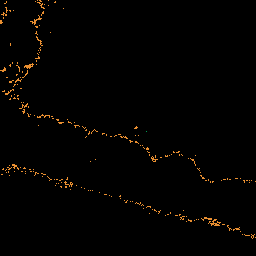
#> input picture experiments/multiclass-segmentation/4-inference/inferences/1_diff.png, 256 x 256 px
$ python -i feature_extraction.py   (imports and definitions only)   (older library calls are emulated)
#> lines starting #> are read from the running program, lines starting #| are printed output that depends on the picture
### dam_segmentation/utils.py
import logging
import os

import cv2
import numpy as np

from dam_segmentation.settings import MASK_COLORS, SEGMENTATION_CLASSES


def logger_setup(to_file=True):
#> further down, picture is the input picture: shape (256, 256, 3); mean B, G, R 0.7, 1.9, 3.1
    log_fmt = "%(asctime)s - %(levelname)s - %(message)s"
    if to_file:
        log_file = "../../logs.log"
    else:
        log_file = None
    logging.basicConfig(level=logging.INFO, format=log_fmt, filename=log_file)
    logger = logging.getLogger(__name__)
    return logger


# [48 lines left out: functions rgb_to_mask, mask_to_rgb, create_directory, not called in this run]

### dam_segmentation/feature_extraction.py
import itertools
from glob import glob

import cv2
import numpy as np
import pandas as pd
import tifffile
from ms_image_tool.image import Image
from scipy import ndimage as nd
from skimage.filters import prewitt, roberts, scharr, sobel

from dam_segmentation.utils import logger_setup, rgb_to_mask

logger = logger_setup(to_file=False)


class Features:
    # [83 lines left out: functions __init__, extract_features, original_shape, create_dataset, not called in this run]


def extract_filter_features(image: np.ndarray) -> pd.DataFrame:
    """
    Generates a dataframes containing image features acquired from a set of filters.
    """

    filter_features = pd.DataFrame()
    filter_features["canny"] = canny_filter(image).reshape(-1)
    filter_features["laplacian"] = laplacian_filter(image).reshape(-1)
    filter_features["roberts"] = roberts_filter(image).reshape(-1)
    filter_features["sobel"] = sobel_filter(image).reshape(-1)
    filter_features["scharr"] = scharr_filter(image).reshape(-1)
    filter_features["prewitt"] = prewitt_filter(image).reshape(-1)

    filter_features["gaussian 3"] = gaussian_filter(image, 3).reshape(-1)
    filter_features["gaussian 7"] = gaussian_filter(image, 7).reshape(-1)
    filter_features["gaussian 12"] = gaussian_filter(image, 12).reshape(-1)
    filter_features["gaussian 15"] = gaussian_filter(image, 15).reshape(-1)
    filter_features["median 3"] = median_filter(image, 3).reshape(-1)
    filter_features["median 7"] = median_filter(image, 7).reshape(-1)
    filter_features["median 12"] = median_filter(image, 12).reshape(-1)
    filter_features["median 15"] = median_filter(image, 15).reshape(-1)

    return filter_features


# [39 lines left out: function extract_gabor_features, not called in this run]


def canny_filter(
    image: np.ndarray, min: int = 120, max: int = 260
) -> np.ndarray:
    """
    Apply the Canny Edge Detection filter to the input image.
    """
#> called with min = 120, max = 260
    image = np.uint8(image)
    return cv2.Canny(image, min, max, 3, L2gradient=True)
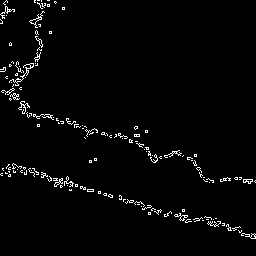
#> returned value: shape (256, 256); 2.5% white in thin lines or dots


def laplacian_filter(image: np.ndarray) -> np.ndarray:
    """
    Apply the Laplacian filter to the input image.
    """
    image = np.uint8(image)
    blur = cv2.GaussianBlur(image, (9, 9), 0)
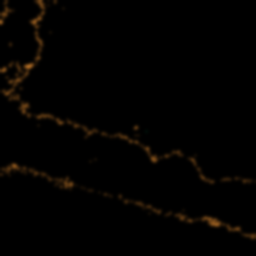
#> blur: shape (256, 256, 3); mean B, G, R 0.7, 1.9, 3.1
    return cv2.Laplacian(blur, cv2.CV_8U)
#> returned value: shape (256, 256, 3)


# [26 lines left out: functions roberts_filter, sobel_filter, scharr_filter, prewitt_filter, not called in this run]


def gaussian_filter(image: np.ndarray, sigma: int) -> np.ndarray:
    return nd.gaussian_filter(image, sigma)


def median_filter(image: np.ndarray, size: int) -> np.ndarray:
    return nd.median_filter(image, size)

>>> import cv2
>>> picture = cv2.imread('../experiments/multiclass-segmentation/4-inference/inferences/1_diff.png')
#> (the run stopped early here; a loop or call above may not have finished)

$ run again, on experiments/multiclass-segmentation/4-inference/inferences/22_diff.png
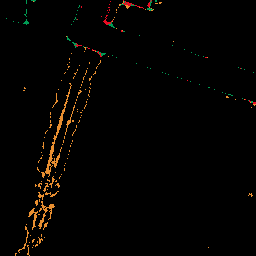
#> input picture experiments/multiclass-segmentation/4-inference/inferences/22_diff.png, 256 x 256 px
#> picture is the input picture: shape (256, 256, 3); mean B, G, R 1.1, 2.8, 4.3
#> in canny_filter, `return cv2.Canny(image, min, max, 3, L2gradient=True)`:
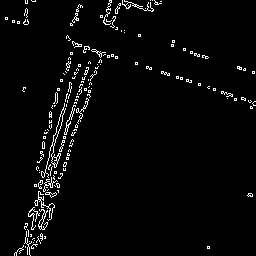
#> returned value: shape (256, 256); 3.2% white in thin lines or dots
#> in laplacian_filter, `blur = cv2.GaussianBlur(image, (9, 9), 0)`:
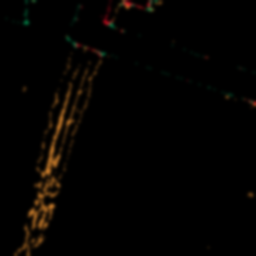
#> blur: shape (256, 256, 3); mean B, G, R 1.1, 2.8, 4.3

$ run again, on experiments/multiclass-segmentation/4-inference/inferences/8_diff.png
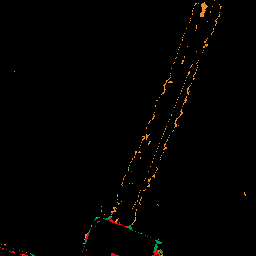
#> input picture experiments/multiclass-segmentation/4-inference/inferences/8_diff.png, 256 x 256 px
#> picture is the input picture: shape (256, 256, 3); mean B, G, R 0.6, 1.5, 2.4
#> in canny_filter, `return cv2.Canny(image, min, max, 3, L2gradient=True)`:
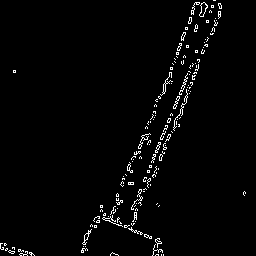
#> returned value: shape (256, 256); 2.3% white in thin lines or dots
#> in laplacian_filter, `blur = cv2.GaussianBlur(image, (9, 9), 0)`:
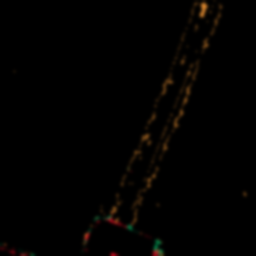
#> blur: shape (256, 256, 3); mean B, G, R 0.6, 1.5, 2.4
